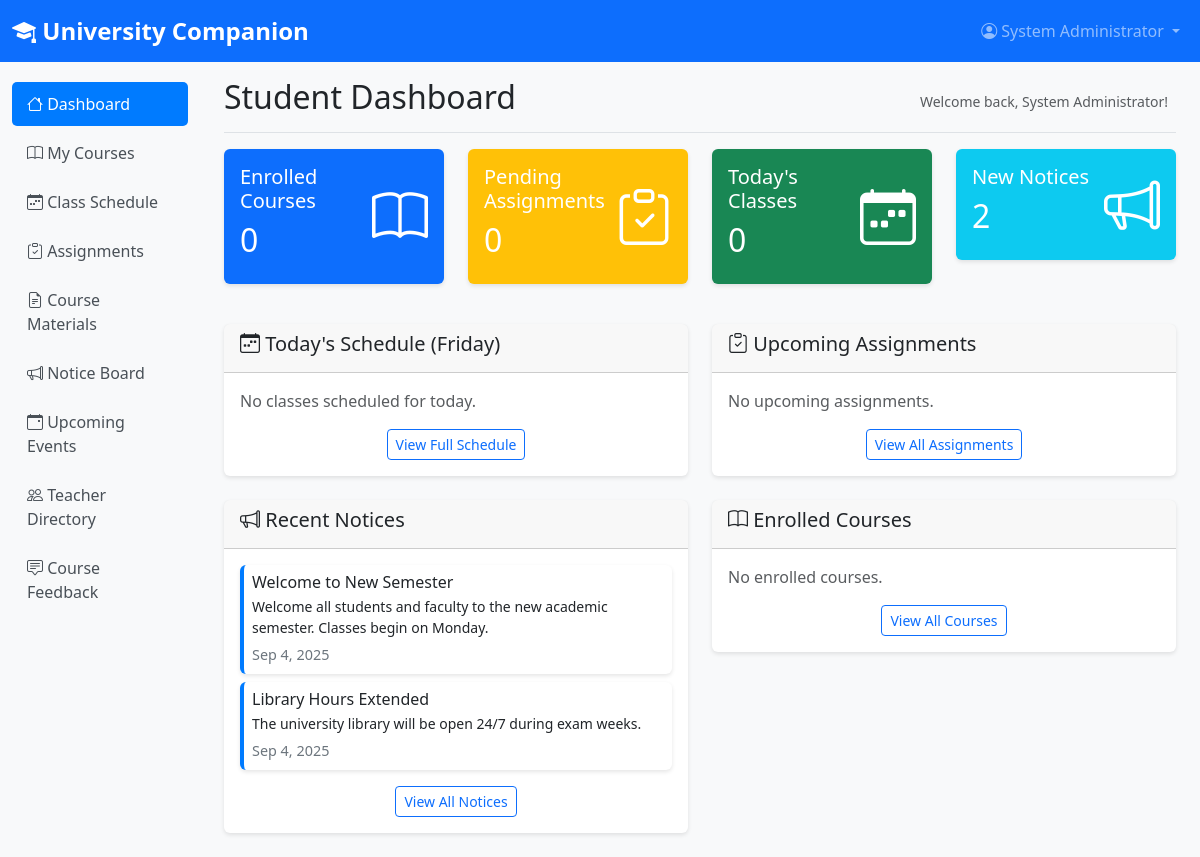
/student/dashboard.php (signed in), run on the app's committed database.
### tables this page shows
CREATE TABLE notices (
    id INT AUTO_INCREMENT PRIMARY KEY,
    title VARCHAR(255) NOT NULL,
    content TEXT NOT NULL,
    author_id INT NOT NULL,
    target_audience ENUM('all', 'students', 'faculty') DEFAULT 'all',
    is_urgent BOOLEAN DEFAULT FALSE,
    created_at TIMESTAMP DEFAULT CURRENT_TIMESTAMP,
    updated_at TIMESTAMP DEFAULT CURRENT_TIMESTAMP ON UPDATE CURRENT_TIMESTAMP,
    expires_at TIMESTAMP NULL,
    is_active BOOLEAN DEFAULT TRUE,
    FOREIGN KEY (author_id) REFERENCES users(id)
);

### php/config.php (called while the page is built, shortened)
<?php
function executeQuery($conn, $sql, $types = "", $params = []) {
    try {
        $stmt = $conn->prepare($sql);
        if (!empty($params)) {
            $stmt->bind_param($types, ...$params);
        }
        $result = $stmt->execute();
        return $stmt;
    } catch (Exception $e) {
        throw new Exception("Query execution error: " . $e->getMessage());
    }
}
function fetchMultipleRows($conn, $sql, $types = "", $params = []) {
    try {
        $stmt = executeQuery($conn, $sql, $types, $params);
        $result = $stmt->get_result();
        $rows = [];
        while ($row = $result->fetch_assoc()) {
            $rows[] = $row;
        }
        return $rows;
    } catch (Exception $e) {
        throw new Exception("Fetch multiple rows error: " . $e->getMessage());
    }
}
?>

### student/dashboard.php (the view, shortened to what this page needs)
<?php
require_once '../php/config.php';
$conn = getDBConnection();
$userId = $_SESSION['user_id'];
$sql = "SELECT c.course_code, c.course_name, c.credit_hours, u.full_name as faculty_name
        FROM course_enrollments ce
        JOIN courses c ON ce.course_id = c.id
        LEFT JOIN course_assignments ca ON c.id = ca.course_id
        LEFT JOIN users u ON ca.faculty_id = u.id AND u.role = 'faculty'
        WHERE ce.student_id = ? AND ce.status = 'enrolled'";
$enrolledCourses = fetchMultipleRows($conn, $sql, "i", [$userId]);
$sql = "SELECT title, content, created_at FROM notices
        WHERE (target_audience = 'all' OR target_audience = 'students')
        AND is_active = 1
        ORDER BY created_at DESC LIMIT 5";
$recentNotices = fetchMultipleRows($conn, $sql);
$sql = "SELECT a.title, a.due_date, c.course_name, c.course_code
        FROM assignments a
        JOIN courses c ON a.course_id = c.id
        JOIN course_enrollments ce ON c.id = ce.course_id
        WHERE ce.student_id = ? AND a.is_active = 1 AND a.due_date > NOW()
        ORDER BY a.due_date ASC LIMIT 5";
$upcomingAssignments = fetchMultipleRows($conn, $sql, "i", [$userId]);
$today = date('l');
$sql = "SELECT cs.start_time, cs.end_time, cs.room_number, c.course_name, c.course_code
        FROM class_schedule cs
        JOIN courses c ON cs.course_id = c.id
        JOIN course_enrollments ce ON c.id = ce.course_id
        WHERE ce.student_id = ? AND cs.day_of_week = ? AND cs.is_active = 1
        ORDER BY cs.start_time";
$todaySchedule = fetchMultipleRows($conn, $sql, "is", [$userId, $today]);
?>
<!DOCTYPE html>
<html lang="en">
<head>
    <link href="https://cdn.jsdelivr.net/npm/bootstrap@5.3.0/dist/css/bootstrap.min.css" rel="stylesheet">
    <link href="https://cdn.jsdelivr.net/npm/bootstrap-icons@1.10.0/font/bootstrap-icons.css" rel="stylesheet">
    <link href="../css/style.css" rel="stylesheet">
</head>
<body>
    <nav class="navbar navbar-expand-lg navbar-dark bg-primary">
        <div class="container-fluid">
            <a class="navbar-brand" href="dashboard.php">
                <i class="bi bi-mortarboard-fill"></i>
                University Companion
            </a>
            <div class="collapse navbar-collapse" id="navbarNav">
                <ul class="navbar-nav ms-auto">
                    <li class="nav-item dropdown">
                        <a class="nav-link dropdown-toggle" href="#" id="navbarDropdown" role="button" data-bs-toggle="dropdown">
                            <i class="bi bi-person-circle"></i> <?php echo htmlspecialchars($_SESSION['full_name']); ?>
                        </a>
                    </li>
                </ul>
            </div>
        </div>
    </nav>
    <div class="container-fluid">
        <div class="row">
            <nav class="col-md-3 col-lg-2 d-md-block sidebar">
                <div class="position-sticky">
                    <ul class="nav flex-column">
                        <li class="nav-item">
                            <a class="nav-link active" href="dashboard.php">
                                <i class="bi bi-house"></i> Dashboard
                            </a>
                        </li>
                        <li class="nav-item">
                            <a class="nav-link" href="courses.php">
                                <i class="bi bi-book"></i> My Courses
                            </a>
                        </li>
                        <li class="nav-item">
                            <a class="nav-link" href="schedule.php">
                                <i class="bi bi-calendar-week"></i> Class Schedule
                            </a>
                        </li>
                        <li class="nav-item">
                            <a class="nav-link" href="assignments.php">
                                <i class="bi bi-clipboard-check"></i> Assignments
                            </a>
                        </li>
                        <li class="nav-item">
                            <a class="nav-link" href="materials.php">
                                <i class="bi bi-file-earmark-text"></i> Course Materials
                            </a>
                        </li>
                        <li class="nav-item">
                            <a class="nav-link" href="notices.php">
                                <i class="bi bi-megaphone"></i> Notice Board
                            </a>
                        </li>
                        <li class="nav-item">
                            <a class="nav-link" href="events.php">
                                <i class="bi bi-calendar-event"></i> Upcoming Events
                            </a>
                        </li>
                        <li class="nav-item">
                            <a class="nav-link" href="teachers.php">
                                <i class="bi bi-people"></i> Teacher Directory
                            </a>
                        </li>
                        <li class="nav-item">
                            <a class="nav-link" href="feedback.php">
                                <i class="bi bi-chat-square-text"></i> Course Feedback
                            </a>
                        </li>
                    </ul>
                </div>
            </nav>
            <main class="col-md-9 ms-sm-auto col-lg-10 px-md-4">
                <div class="d-flex justify-content-between flex-wrap flex-md-nowrap align-items-center pt-3 pb-2 mb-3 border-bottom">
                    <h1 class="h2">Student Dashboard</h1>
                    <div class="btn-toolbar mb-2 mb-md-0">
                        <div class="btn-group me-2">
                            <small class="text-muted">Welcome back, <?php echo htmlspecialchars($_SESSION['full_name']); ?>!</small>
                        </div>
                    </div>
                </div>
                <div class="row mb-4">
                    <div class="col-md-3 mb-3">
                        <div class="card text-white bg-primary">
                            <div class="card-body">
                                <div class="d-flex justify-content-between">
                                    <div>
                                        <h5 class="card-title">Enrolled Courses</h5>
                                        <h2><?php echo count($enrolledCourses); ?></h2>
                                    </div>
                                    <div class="align-self-center">
                                        <i class="bi bi-book display-4"></i>
                                    </div>
                                </div>
                            </div>
                        </div>
                    </div>
                    <div class="col-md-3 mb-3">
                        <div class="card text-white bg-warning">
                            <div class="card-body">
                                <div class="d-flex justify-content-between">
                                    <div>
                                        <h5 class="card-title">Pending Assignments</h5>
                                        <h2><?php echo count($upcomingAssignments); ?></h2>
                                    </div>
                                    <div class="align-self-center">
                                        <i class="bi bi-clipboard-check display-4"></i>
                                    </div>
                                </div>
                            </div>
                        </div>
                    </div>
                    <div class="col-md-3 mb-3">
                        <div class="card text-white bg-success">
                            <div class="card-body">
                                <div class="d-flex justify-content-between">
                                    <div>
                                        <h5 class="card-title">Today's Classes</h5>
                                        <h2><?php echo count($todaySchedule); ?></h2>
                                    </div>
                                    <div class="align-self-center">
                                        <i class="bi bi-calendar-week display-4"></i>
                                    </div>
                                </div>
                            </div>
                        </div>
                    </div>
                    <div class="col-md-3 mb-3">
                        <div class="card text-white bg-info">
                            <div class="card-body">
                                <div class="d-flex justify-content-between">
                                    <div>
                                        <h5 class="card-title">New Notices</h5>
                                        <h2><?php echo count($recentNotices); ?></h2>
                                    </div>
                                    <div class="align-self-center">
                                        <i class="bi bi-megaphone display-4"></i>
                                    </div>
                                </div>
                            </div>
                        </div>
                    </div>
                </div>
                <div class="row">
                    <div class="col-md-6 mb-4">
                        <div class="card">
                            <div class="card-header">
                                <h5><i class="bi bi-calendar-week"></i> Today's Schedule (<?php echo $today; ?>)</h5>
                            </div>
                            <div class="card-body">
                                <?php if (empty($todaySchedule)): ?>
                                    <p class="text-muted">No classes scheduled for today.</p>
                                <?php endif; ?>
                                <div class="text-center mt-3">
                                    <a href="schedule.php" class="btn btn-outline-primary btn-sm">View Full Schedule</a>
                                </div>
                            </div>
                        </div>
                    </div>
                    <div class="col-md-6 mb-4">
                        <div class="card">
                            <div class="card-header">
                                <h5><i class="bi bi-clipboard-check"></i> Upcoming Assignments</h5>
                            </div>
                            <div class="card-body">
                                <?php if (empty($upcomingAssignments)): ?>
                                    <p class="text-muted">No upcoming assignments.</p>
                                <?php endif; ?>
                                <div class="text-center mt-3">
                                    <a href="assignments.php" class="btn btn-outline-primary btn-sm">View All Assignments</a>
                                </div>
                            </div>
                        </div>
                    </div>
                </div>
                <div class="row">
                    <div class="col-md-6 mb-4">
                        <div class="card">
                            <div class="card-header">
                                <h5><i class="bi bi-megaphone"></i> Recent Notices</h5>
                            </div>
                            <div class="card-body">
                                <?php if (empty($recentNotices)): ?>
                                    <p class="text-muted">No recent notices.</p>
                                <?php else: ?>
                                    <?php foreach ($recentNotices as $notice): ?>
                                        <div class="notice-card card mb-2">
                                            <div class="card-body p-2">
                                                <h6 class="card-title mb-1"><?php echo htmlspecialchars($notice['title']); ?></h6>
                                                <p class="card-text mb-1 small">
                                                    <?php echo htmlspecialchars(substr($notice['content'], 0, 100)) . (strlen($notice['content']) > 100 ? '...' : ''); ?>
                                                </p>
                                                <small class="notice-date"><?php echo date('M j, Y', strtotime($notice['created_at'])); ?></small>
                                            </div>
                                        </div>
                                    <?php endforeach; ?>
                                <?php endif; ?>
                                <div class="text-center mt-3">
                                    <a href="notices.php" class="btn btn-outline-primary btn-sm">View All Notices</a>
                                </div>
                            </div>
                        </div>
                    </div>
                    <div class="col-md-6 mb-4">
                        <div class="card">
                            <div class="card-header">
                                <h5><i class="bi bi-book"></i> Enrolled Courses</h5>
                            </div>
                            <div class="card-body">
                                <?php if (empty($enrolledCourses)): ?>
                                    <p class="text-muted">No enrolled courses.</p>
                                <?php endif; ?>
                                <div class="text-center mt-3">
                                    <a href="courses.php" class="btn btn-outline-primary btn-sm">View All Courses</a>
                                </div>
                            </div>
                        </div>
                    </div>
                </div>
            </main>
        </div>
    </div>
</body>
</html>

### css/style.css (style rules this page uses)
body { font-family: 'Segoe UI', Tahoma, Geneva, Verdana, sans-serif; background-color: #f8f9fa; }
.navbar-brand { font-weight: bold; font-size: 1.5rem; }
.card { transition: transform 0.2s; border: none; box-shadow: 0 2px 4px rgba(0,0,0,0.1); }
.sidebar { background-color: #f8f9fa; min-height: calc(100vh - 56px); padding-top: 20px; }
.sidebar .nav-link { color: #495057; font-weight: 500; padding: 10px 15px; margin-bottom: 5px; border-radius: 5px; }
.sidebar .nav-link.active { background-color: #007bff; color: white; }
.notice-card { border-left: 4px solid #007bff; }
.notice-date { font-size: 0.9rem; color: #6c757d; }

### data on the page
notices: title "Welcome to New Semester", content "Welcome all students and faculty to the new academic semester. Classes begin on Monday.", created_at "Sep 4, 2025"
notices: title "Library Hours Extended", content "The university library will be open 24/7 during exam weeks.", created_at "Sep 4, 2025"

### other printed values
$_SESSION['full_name'] "System Administrator"
count($enrolledCourses) "0"
count($upcomingAssignments) "0"
count($todaySchedule) "0"
count($recentNotices) "2"
